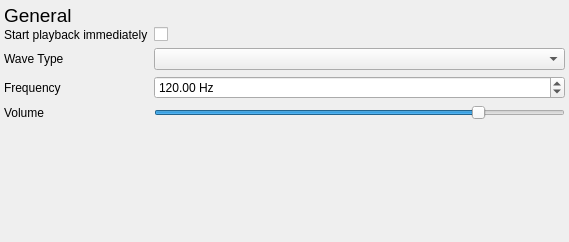
<?xml version="1.0" encoding="UTF-8"?>
<ui version="4.0">
 <class>AudioSettingsDialog</class>
 <widget class="QDialog" name="AudioSettingsDialog">
  <property name="geometry">
   <rect>
    <x>0</x>
    <y>0</y>
    <width>569</width>
    <height>242</height>
   </rect>
  </property>
  <property name="windowTitle">
   <string>Dialog</string>
  </property>
  <layout class="QVBoxLayout" name="verticalLayout">
   <property name="spacing">
    <number>4</number>
   </property>
   <property name="leftMargin">
    <number>4</number>
   </property>
   <property name="topMargin">
    <number>4</number>
   </property>
   <property name="rightMargin">
    <number>4</number>
   </property>
   <property name="bottomMargin">
    <number>4</number>
   </property>
   <item>
    <widget class="QWidget" name="widget_2" native="true">
     <layout class="QVBoxLayout" name="verticalLayout_2">
      <property name="spacing">
       <number>0</number>
      </property>
      <property name="leftMargin">
       <number>0</number>
      </property>
      <property name="topMargin">
       <number>0</number>
      </property>
      <property name="rightMargin">
       <number>0</number>
      </property>
      <property name="bottomMargin">
       <number>0</number>
      </property>
      <item>
       <widget class="QLabel" name="label">
        <property name="sizePolicy">
         <sizepolicy hsizetype="Preferred" vsizetype="Maximum">
          <horstretch>0</horstretch>
          <verstretch>0</verstretch>
         </sizepolicy>
        </property>
        <property name="font">
         <font>
          <pointsize>14</pointsize>
         </font>
        </property>
        <property name="text">
         <string>General</string>
        </property>
       </widget>
      </item>
      <item>
       <layout class="QFormLayout" name="formLayout_2">
        <property name="horizontalSpacing">
         <number>6</number>
        </property>
        <property name="verticalSpacing">
         <number>6</number>
        </property>
        <property name="rightMargin">
         <number>0</number>
        </property>
        <property name="bottomMargin">
         <number>0</number>
        </property>
        <item row="0" column="0">
         <widget class="QLabel" name="playImmediatelyLabel">
          <property name="text">
           <string>Start playback immediately</string>
          </property>
         </widget>
        </item>
        <item row="0" column="1">
         <widget class="QCheckBox" name="immediatePlayCheckBox"/>
        </item>
        <item row="1" column="0">
         <widget class="QLabel" name="waveLabel">
          <property name="text">
           <string>Wave Type</string>
          </property>
          <property name="buddy">
           <cstring>waveComboBox</cstring>
          </property>
         </widget>
        </item>
        <item row="1" column="1">
         <widget class="QComboBox" name="waveComboBox"/>
        </item>
        <item row="2" column="0">
         <widget class="QLabel" name="frequencyLabel">
          <property name="text">
           <string>Frequency</string>
          </property>
         </widget>
        </item>
        <item row="2" column="1">
         <widget class="QDoubleSpinBox" name="freqSpinBox">
          <property name="suffix">
           <string> Hz</string>
          </property>
          <property name="maximum">
           <double>100000.000000000000000</double>
          </property>
          <property name="value">
           <double>120.000000000000000</double>
          </property>
         </widget>
        </item>
        <item row="3" column="0">
         <widget class="QLabel" name="volumeLabel">
          <property name="text">
           <string>Volume</string>
          </property>
         </widget>
        </item>
        <item row="3" column="1">
         <widget class="QSlider" name="volumeSlider">
          <property name="maximum">
           <number>100</number>
          </property>
          <property name="value">
           <number>80</number>
          </property>
          <property name="orientation">
           <enum>Qt::Horizontal</enum>
          </property>
         </widget>
        </item>
       </layout>
      </item>
     </layout>
    </widget>
   </item>
   <item>
    <widget class="QWidget" name="brqWidget" native="true">
     <layout class="QHBoxLayout" name="horizontalLayout_2">
      <property name="spacing">
       <number>0</number>
      </property>
      <property name="leftMargin">
       <number>0</number>
      </property>
      <property name="topMargin">
       <number>0</number>
      </property>
      <property name="rightMargin">
       <number>0</number>
      </property>
      <property name="bottomMargin">
       <number>0</number>
      </property>
     </layout>
    </widget>
   </item>
  </layout>
 </widget>
 <tabstops>
  <tabstop>immediatePlayCheckBox</tabstop>
  <tabstop>waveComboBox</tabstop>
 </tabstops>
 <resources/>
 <connections/>
</ui>
